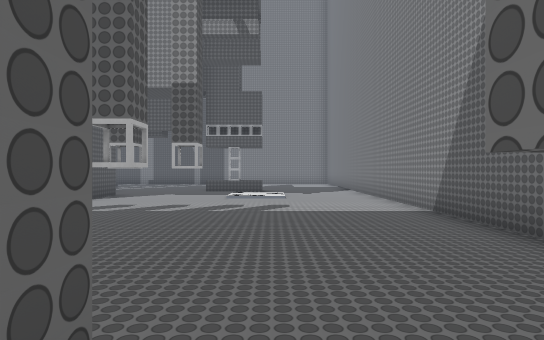
view 1 (above)

24 first-person views from a walk through a Godot game level. The camera is 1.2 m above the floor, looks level and sees 75° across. The floor is counted in squares, 1.48 m on a side. Each view is taken from the middle of a square. On the plan, view 1 faces up. The plan holds only what a view shows up to about 12 squares ahead; the rest is blank. The place goes on beyond the plan. Some surface patterns are stand-ins.

view 2
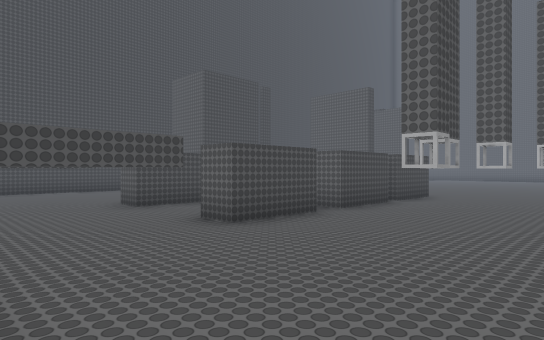

view 3
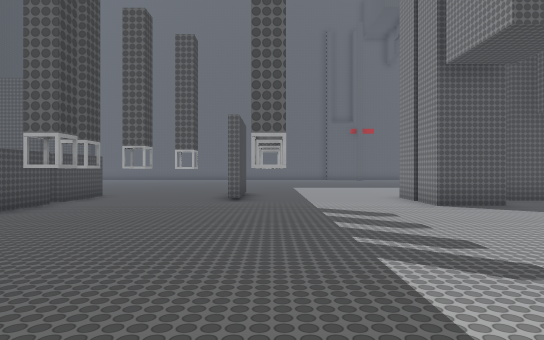

view 4
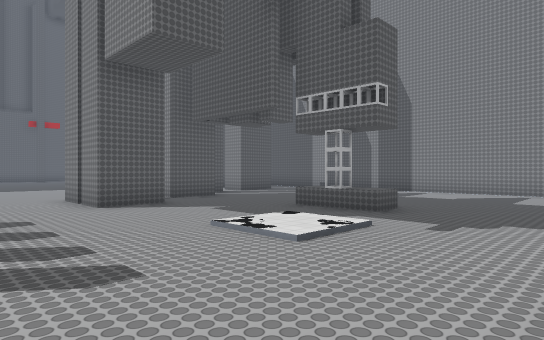

view 5
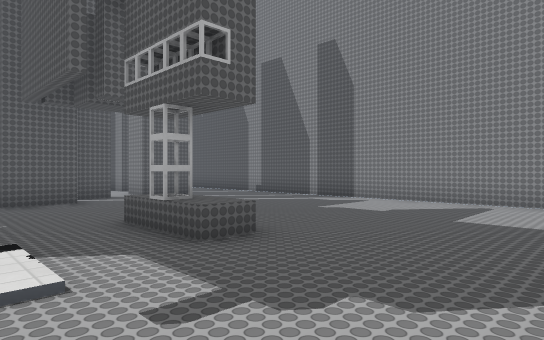

view 6
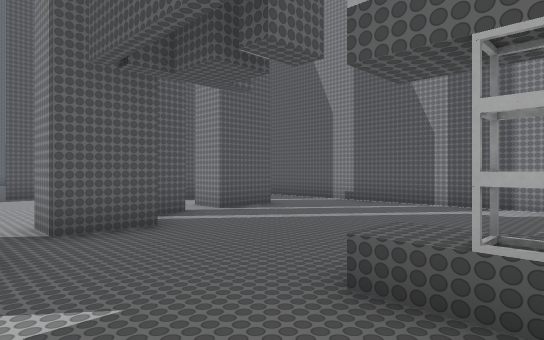

view 7
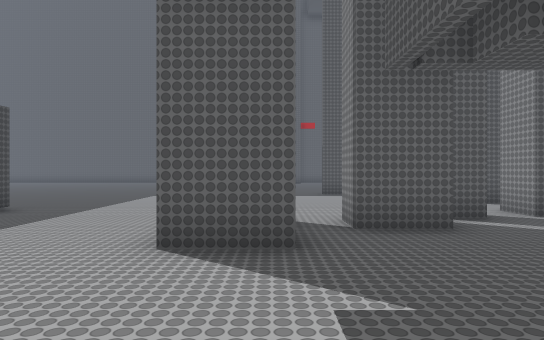

view 8
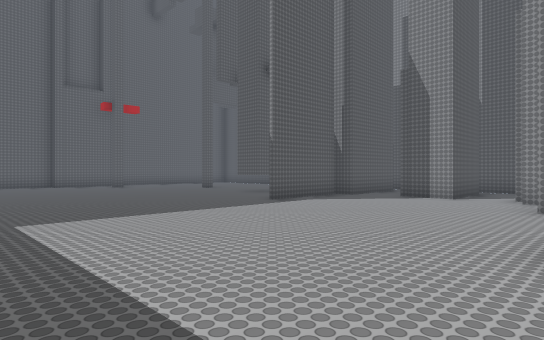

view 9
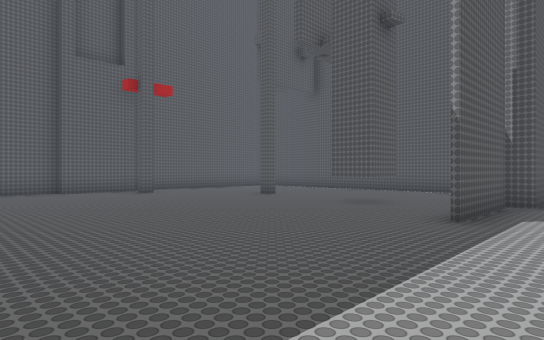

view 10
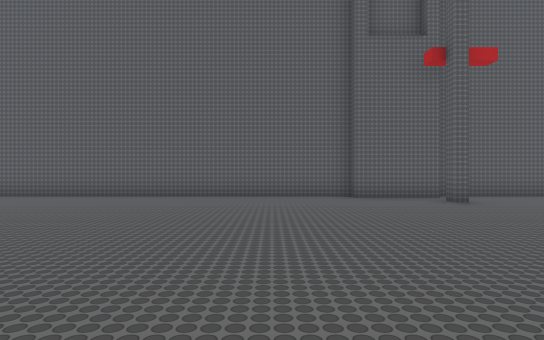

view 11
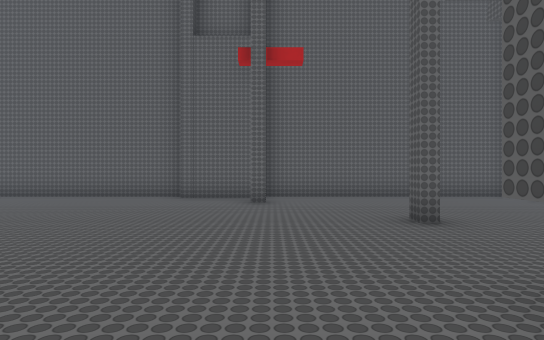

view 12
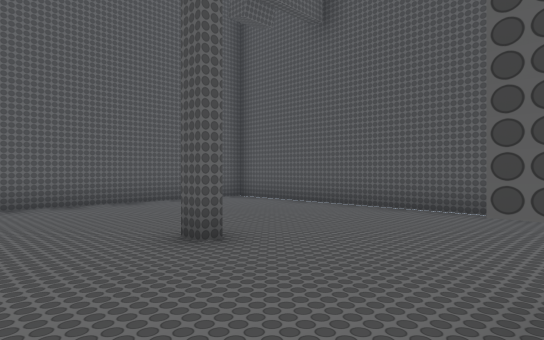

view 13
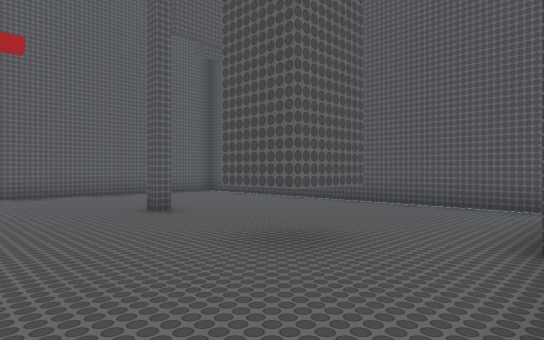

view 14
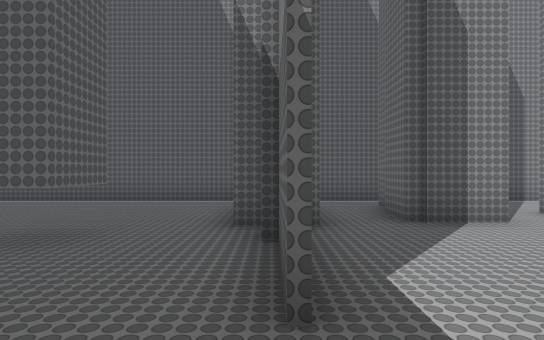

view 15
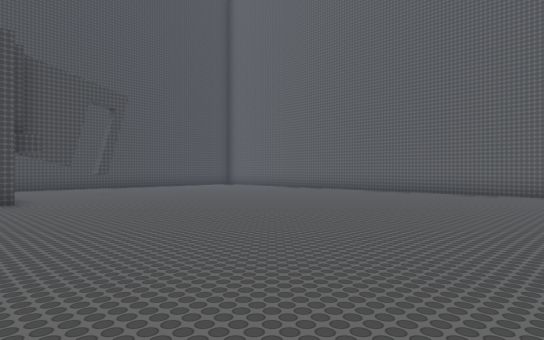

view 16
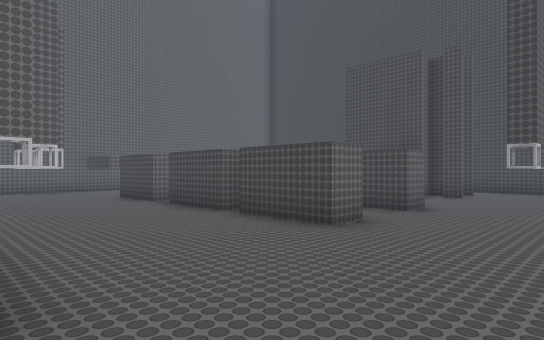

view 17
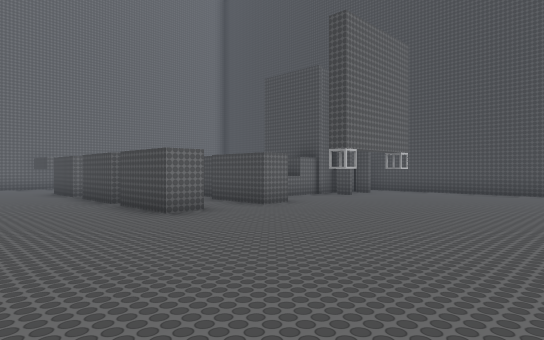

view 18
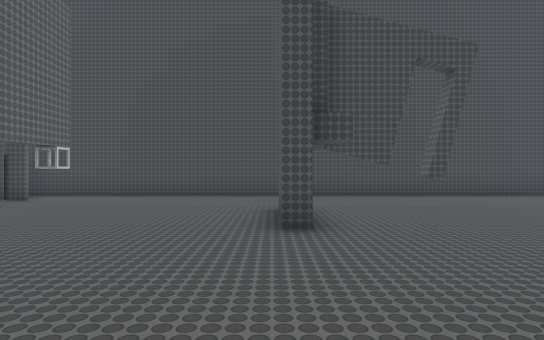

view 19
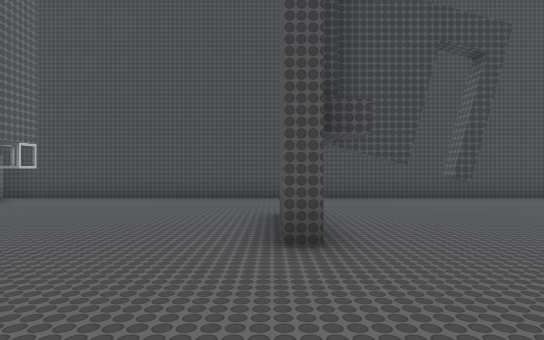

view 20
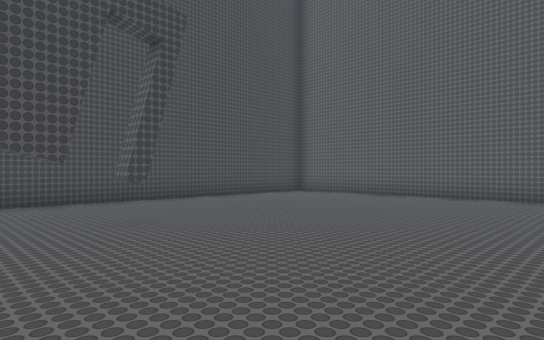

view 21
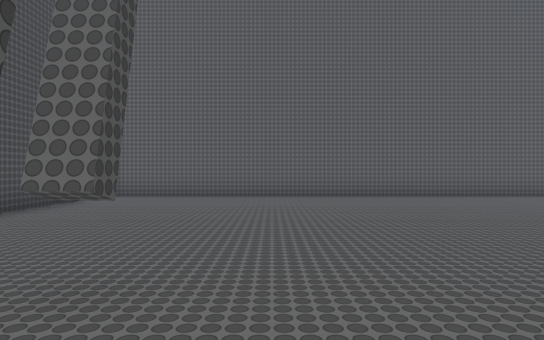

view 22
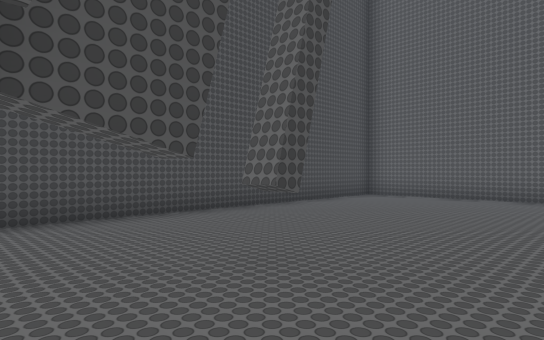

view 23
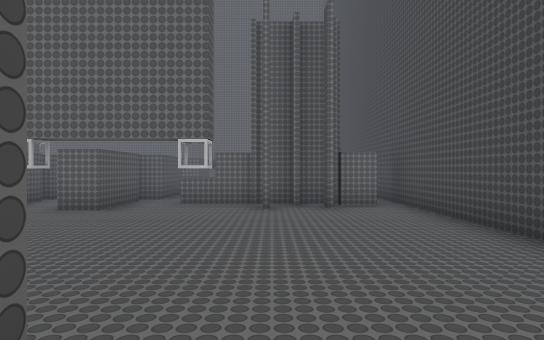

view 24
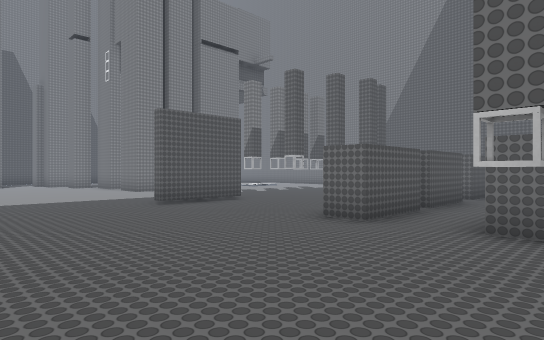

### Floor plan
Key: @ floor where view 1 was taken; # wall or solid block; x gap in a wall; . floor; ^ raised ledge.
Columns run from 26 left of view 1 to 4 right of it. Each row starts with its distance up from view 1.
 21 #############################
 20 #........... .. .............
 19 #........... .. .............
 18 #........... ..#.............
 17 #...........#..#.##..........
 16 #...........#.....#..........
 15 #....#...#..#.....x...........
 14 #...........#.....##....^^....
 13 #.#.........#......#..........
 12 #.............................#
 11 #..................  #........#
 10 #..................###........#
  9 #.............................#
  8 #.............................#
  7 #.............................#
  6 #....................#........#
  5 #.................##..........#
  4 #....................#........#
  3 #.....................#.#.....#
  2 #.............................#
  1 #.............................
  0 #..................####.##@##
 -1 #......................  ....
 -2 #...............#..###  .....
 -3 #...........#........## ##.##
 -4 #...........#.......^    ..#
 -5 #.........#.#...#...#    ...
 -6 #..................##    ...
 -7 #..................##    ...
 -8 #...................#    ..
 -9 ######################    ##

Positions as (right, up) in squares from view 1, and headings:
1: (0, 0), facing up
2: (3, 5), facing down-left
3: (3, 6), facing left
4: (3, 7), facing up-left
5: (3, 11), facing up-left
6: (-1, 11), facing up-left
7: (-1, 11), facing left
8: (-7, 6), facing up-left
9: (-12, 7), facing up-left
10: (-15, 8), facing left
11: (-15, 13), facing left
12: (-17, 13), facing up-left
13: (-14, 12), facing up-left
14: (-14, 11), facing up
15: (-13, 7), facing down-left
16: (-11, 5), facing down-right
17: (-14, 4), facing down-right
18: (-14, 2), facing down
19: (-14, 1), facing down
20: (-15, 0), facing down-left
21: (-15, -4), facing left
22: (-15, -3), facing down-left
23: (-15, -6), facing right
24: (-13, -3), facing up-right
